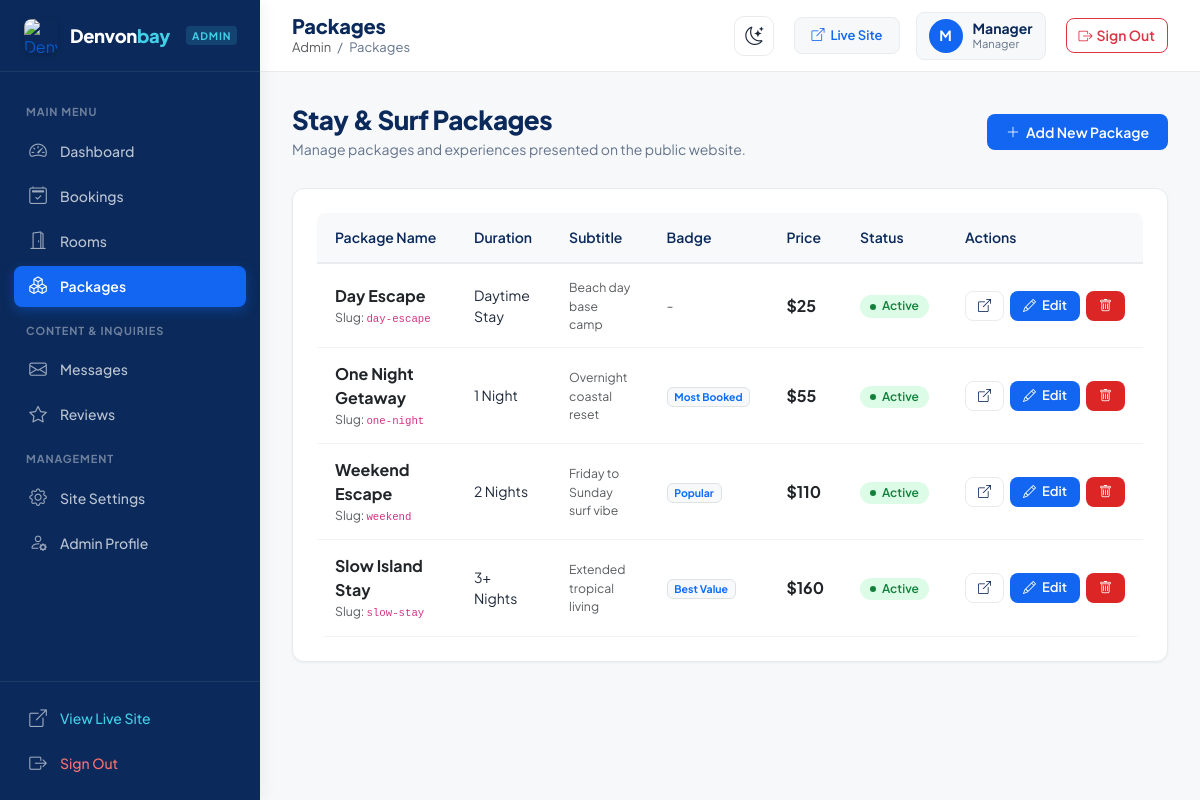
Screenshot of /admin/packages.php (signed in) with the database file from the repository.
### tables this page shows
CREATE TABLE IF NOT EXISTS `packages` (
  `id` INT AUTO_INCREMENT PRIMARY KEY,
  `title` VARCHAR(100) NOT NULL,
  `slug` VARCHAR(100) NOT NULL UNIQUE,
  `subtitle` VARCHAR(150) DEFAULT NULL,
  `duration` VARCHAR(50) NOT NULL,
  `price` DECIMAL(10,2) NOT NULL,
  `badge` VARCHAR(50) DEFAULT NULL,
  `icon` VARCHAR(50) DEFAULT 'bi-sun',
  `features` TEXT DEFAULT NULL,
  `is_active` TINYINT(1) NOT NULL DEFAULT 1,
  `created_at` DATETIME DEFAULT CURRENT_TIMESTAMP
);

### includes/functions.php (called while the page is built, shortened)
<?php
function e($string) {
    return htmlspecialchars((string)$string, ENT_QUOTES, 'UTF-8');
}
function format_price($amount) {
    return '$' . number_format((float)$amount, 0);
}

### admin/packages.php (the view, shortened to what this page needs)
<?php
require_once __DIR__ . '/../config/database.php';
require_once __DIR__ . '/../includes/functions.php';
$packages = $pdo->query("SELECT * FROM packages ORDER BY id ASC")->fetchAll();
require_once __DIR__ . '/admin-header.php';
?>
<div class="admin-page-header">
    <div>
        <h2 class="admin-page-title">Stay & Surf Packages</h2>
        <p class="admin-page-desc">Manage packages and experiences presented on the public website.</p>
    </div>
    <div class="d-flex gap-2">
        <a href="package-add.php" class="admin-btn admin-btn-primary">
            <i class="bi bi-plus-lg"></i>
            <span>Add New Package</span>
        </a>
    </div>
</div>
<div class="admin-card">
    <div class="admin-table-wrap">
        <table class="admin-table">
            <thead>
                <tr>
                    <th>Package Name</th>
                    <th>Duration</th>
                    <th>Subtitle</th>
                    <th>Badge</th>
                    <th>Price</th>
                    <th>Status</th>
                    <th>Actions</th>
                </tr>
            </thead>
            <tbody>
                <?php if (empty($packages)): ?>
                    <tr>
                        <td colspan="7">
                            <div class="admin-empty-state">
                                <div class="admin-empty-icon"><i class="bi bi-boxes"></i></div>
                                <div class="admin-empty-title">No packages created yet</div>
                                <div class="admin-empty-desc">Create vacation, getaway, or surf packages for visitors.</div>
                                <a href="package-add.php" class="admin-btn admin-btn-primary">Add Package</a>
                            </div>
                        </td>
                    </tr>
                <?php else: ?>
                    <?php foreach ($packages as $p): ?>
                        <tr>
                            <td>
                                <div>
                                    <div class="fw-bold text-dark fs-6"><?= e($p['title']) ?></div>
                                    <div class="text-muted small">Slug: <code><?= e($p['slug']) ?></code></div>
                                </div>
                            </td>
                            <td><?= e($p['duration']) ?></td>
                            <td class="text-muted small"><?= e($p['subtitle'] ?: '-') ?></td>
                            <td>
                                <?php if (!empty($p['badge'])): ?>
                                    <span class="badge bg-light text-primary border"><?= e($p['badge']) ?></span>
                                <?php else: ?>
                                    <span class="text-muted">-</span>
                                <?php endif; ?>
                            </td>
                            <td class="fw-bold text-dark fs-6"><?= format_price($p['price']) ?></td>
                            <td>
                                <form method="POST" action="packages.php" class="d-inline">
                                    <button type="submit" class="badge-status border-0 <?= $p['is_active'] ? 'badge-confirmed' : 'badge-inactive' ?>" style="cursor: pointer;" title="Click to toggle status">
                                        <?= $p['is_active'] ? 'Active' : 'Hidden' ?>
                                    </button>
                                </form>
                            </td>
                            <td>
                                <div class="admin-actions-cell">
                                    <a href="../packages.php#<?= e($p['slug']) ?>" target="_blank" rel="noopener" class="admin-btn admin-btn-secondary admin-btn-sm" title="View on customer site">
                                        <i class="bi bi-box-arrow-up-right"></i>
                                    </a>
                                    <a href="package-edit.php?id=<?= (int)$p['id'] ?>" class="admin-btn admin-btn-primary admin-btn-sm" title="Edit package">
                                        <i class="bi bi-pencil"></i> Edit
                                    </a>
                                    <form method="POST" action="packages.php" class="d-inline form-confirm-delete" data-confirm-msg="Are you sure you want to delete '<?= e(addslashes($p['title'])) ?>'?">
                                        <button type="submit" class="admin-btn admin-btn-danger admin-btn-sm" title="Delete package">
                                            <i class="bi bi-trash"></i>
                                        </button>
                                    </form>
                                </div>
                            </td>
                        </tr>
                    <?php endforeach; ?>
                <?php endif; ?>
            </tbody>
        </table>
    </div>
</div>
<?php require_once __DIR__ . '/admin-footer.php'; ?>

### assets/css/admin.css (style rules this page uses)
:root { --admin-primary: #1266F1; --admin-primary-hover: #0758D9; --admin-dark: #0B2A5B; --admin-aqua: #42CFE8; --admin-sidebar-bg: #0B2A5B; --admin-sidebar-hover: rgba(255, 255, 255, 0.08); --admin-sidebar-active: #1266F1; --admin-sidebar-text: rgba(255, 255, 255, 0.72); --admin-bg: #F7F8FA; --admin-card: #FFFFFF; --admin-border: #E8ECEF; --admin-border-light: #F1F3F5; --admin-text: #1E293B; --admin-muted: #64748B; --admin-success: #16A34A; --admin-success-bg: #DCFCE7; --admin-warning: #D97706; --admin-warning-bg: #FEF3C7; --admin-danger: #DC2626; --admin-danger-bg: #FEE2E2; --admin-info: #0284C7; --admin-info-bg: #E0F2FE; --admin-radius: 12px; --admin-radius-sm: 8px; --admin-shadow-sm: 0 1px 3px rgba(0, 0, 0, 0.04), 0 1px 2px rgba(0, 0, 0, 0.02); --admin-shadow: 0 4px 16px rgba(11, 42, 91, 0.05); --admin-shadow-lg: 0 10px 30px rgba(11, 42, 91, 0.08); }
*, *::before, *::after { box-sizing: border-box; }
body.admin-body { background-color: var(--admin-bg); font-family: 'Plus Jakarta Sans', -apple-system, BlinkMacSystemFont, sans-serif; color: var(--admin-text); margin: 0; padding: 0; min-height: 100vh; -webkit-font-smoothing: antialiased; }
.admin-page-header { margin-bottom: 28px; display: flex; align-items: center; justify-content: space-between; flex-wrap: wrap; gap: 16px; }
.admin-page-title { font-size: 1.625rem; font-weight: 800; color: var(--admin-dark); margin: 0 0 4px; letter-spacing: -0.02em; }
.admin-page-desc { font-size: 0.875rem; color: var(--admin-muted); margin: 0; }
.admin-card { background: var(--admin-card); border-radius: var(--admin-radius); border: 1px solid var(--admin-border); box-shadow: var(--admin-shadow-sm); padding: 24px; margin-bottom: 24px; }
.admin-table-wrap { overflow-x: auto; border-radius: var(--admin-radius-sm); }
.admin-table { width: 100%; border-collapse: collapse; font-size: 0.875rem; }
.admin-table th { background: #F8F9FB; padding: 14px 18px; font-weight: 600; color: var(--admin-dark); text-align: left; border-bottom: 2px solid var(--admin-border); white-space: nowrap; }
.admin-table td { padding: 14px 18px; border-bottom: 1px solid var(--admin-border-light); vertical-align: middle; color: var(--admin-text); }
.badge-status { display: inline-flex; align-items: center; gap: 6px; padding: 4px 10px; border-radius: 999px; font-size: 0.75rem; font-weight: 600; text-transform: capitalize; line-height: 1.2; }
.badge-status::before { content: ''; width: 6px; height: 6px; border-radius: 50%; background: currentColor; }
.badge-confirmed { background: var(--admin-success-bg); color: #15803D; }
.admin-btn { display: inline-flex; align-items: center; justify-content: center; gap: 6px; padding: 9px 18px; border-radius: var(--admin-radius-sm); font-size: 0.875rem; font-weight: 600; text-decoration: none; cursor: pointer; border: 1px solid transparent; transition: all 0.2s ease; line-height: 1.2; }
.admin-btn-primary { background: var(--admin-primary); color: #FFFFFF; }
.admin-btn-secondary { background: #FFFFFF; color: var(--admin-dark); border-color: var(--admin-border); }
.admin-btn-danger { background: var(--admin-danger); color: #FFFFFF; }
.admin-btn-sm { padding: 6px 12px; font-size: 0.8125rem; }
.admin-actions-cell { display: flex; align-items: center; gap: 6px; white-space: nowrap; }

### rows the page displays
packages: title "Day Escape", slug "day-escape", duration "Daytime Stay", subtitle "Beach day base camp", price "$25", is_active "Active"
packages: title "One Night Getaway", slug "one-night", duration "1 Night", subtitle "Overnight coastal reset", badge "Most Booked", price "$55", is_active "Active"
packages: title "Weekend Escape", slug "weekend", duration "2 Nights", subtitle "Friday to Sunday surf vibe", badge "Popular", price "$110", is_active "Active"
packages: title "Slow Island Stay", slug "slow-stay", duration "3+ Nights", subtitle "Extended tropical living", badge "Best Value", price "$160", is_active "Active"

### other values shown
$adminTitle "Packages"
substr($adminUsername, 0, 1) "M"
$adminUsername "Manager"
